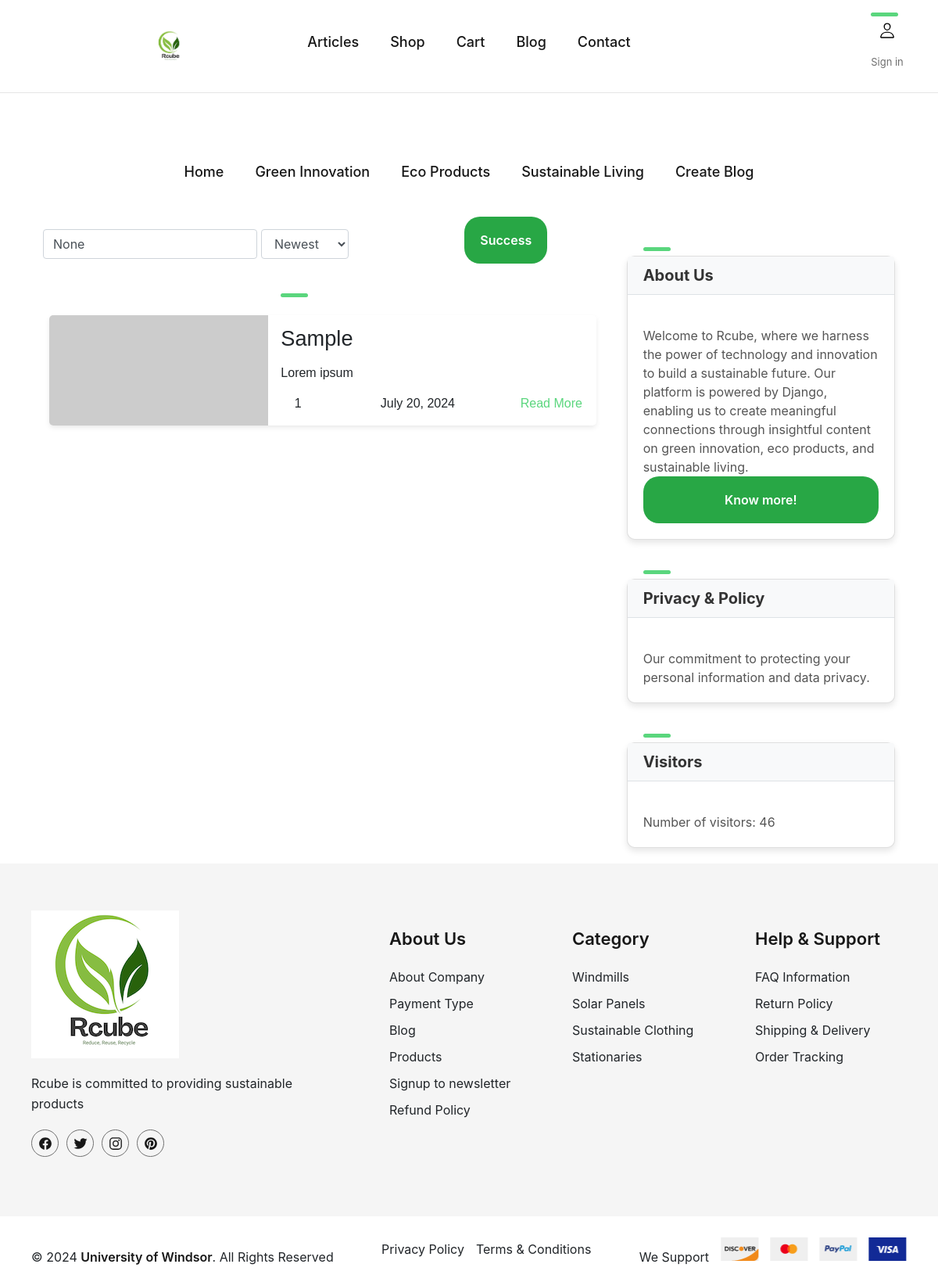
Screenshot of /blog/ with the database file from the repository.
### blog/models.py (models this page shows, shortened)
class GreenInnovation(models.Model):
    title = models.CharField(max_length=200, unique=True)
    slug = models.SlugField(max_length=200, unique=True)
    author = models.CharField(max_length=100, default="Unknown Author")
    updated_on = models.DateTimeField(auto_now=True)
    content = models.TextField()
    created_on = models.DateTimeField(auto_now_add=True)
    status = models.IntegerField(choices=STATUS, default=0)
    image = models.ImageField(upload_to='images/', blank=True, null=True)
    class Meta:
        ordering = ['-created_on']

class VisitCounter(models.Model):
    count = models.IntegerField(default=0)

### blog/views.py (the view, shortened to what this page needs)
# urls.py: path('', views.AllPostsView.as_view(), name='index'),
class AllPostsView(generic.TemplateView):
    template_name = 'blog/index.html'
    def get(self, request, *args, **kwargs):
        query = request.GET.get('q')
        sort_by = request.GET.get('sort_by', '-created_on')
        green_innovation_posts = GreenInnovation.objects.filter(status=1)
        sustainable_living_posts = SustainableLiving.objects.filter(status=1)
        eco_products_posts = EcoProducts.objects.filter(status=1)
        green_innovation_posts = green_innovation_posts.order_by(sort_by)
        sustainable_living_posts = sustainable_living_posts.order_by(sort_by)
        eco_products_posts = eco_products_posts.order_by(sort_by)
        context = self.get_context_data()
        context.update({
            'green_innovation_posts': green_innovation_posts,
            'sustainable_living_posts': sustainable_living_posts,
            'eco_products_posts': eco_products_posts,
            'sort_by': sort_by,
            'query': query,
        })
        return render(request, self.template_name, context)
    def get_context_data(self, **kwargs):
        context = super().get_context_data(**kwargs)
        visit_counter, created = VisitCounter.objects.get_or_create()
        if created:
            visit_counter.save()
        visit_counter.count += 1
        visit_counter.save()
        context['visit_counter'] = visit_counter
        return context

### blog/templates/blog/index.html (shortened to what this page needs)
<!DOCTYPE html>
<html lang="en">
<head>
    <link href="https://stackpath.bootstrapcdn.com/bootstrap/4.5.2/css/bootstrap.min.css" rel="stylesheet">
</head>
<body>
    {% extends "blog/base.html" %}
    {% block content %}
    <div class="container">
        <div class="row">
            <div class="col-md-8">
                <form method="get" class="form-inline search-sort-form" >
                    <input type="text" name="q" placeholder="Search..." value="{{ query }}" class="form-control">
                    <select name="sort_by" class="form-control">
                        <option value="-created_on" {% if sort_by == "-created_on" %}selected{% endif %}>Newest</option>
                    </select>
                    <button type="button" class="btn btn-success">Success</button>
                </form>
                <div class="row blog-cards-container">
                    {% for innovation in green_innovation_posts %}
                    <div class="col-md-12 mb-3">
                        <div class="blog-card">
                            <div class="meta" style="background-image: url({% if innovation.image %}{{ innovation.image.url }}{% else %}https://picsum.photos/500/230{% endif %});"></div>
                            <div class="details">
                                <div class="description">
                                    <h1>{{ innovation.title }}</h1>
                                    <p>{{ innovation.content|striptags|truncatewords:10 }}</p>
                                </div>
                                <div class="meta-info">
                                    <span class="author">{{ innovation.author }}</span>
                                    <span class="date">{{ innovation.created_on|date:"F j, Y" }}</span>
                                    <span class="read-more"><a href="{% url 'blog:green_innovation_detail' innovation.slug %}">Read More</a></span>
                                </div>
                            </div>
                        </div>
                    </div>
                    {% endfor %}
                </div>
            </div>
            {% block sidebar %}
            {% include 'blog/sidebar.html' %}
            {% endblock sidebar %}
        </div>
    </div>
    {% endblock %}

### blog/templates/blog/sidebar.html (shortened to what this page needs)
{% block sidebar %}
<div class="col-md-4 float-right">
    <div class="card">
        <h5 class="card-header">About Us</h5>
        <div class="card-body">
            <p class="card-text">Welcome to Rcube, where we harness the power of technology and innovation to build a sustainable future. Our platform is powered by Django, enabling us to create meaningful connections through insightful content on green innovation, eco products, and sustainable living.</p>
            <a href="{% url 'about' %}" class="btn btn-primary">Know more!</a>
        </div>
    </div>
    <div class="card">
        <h5 class="card-header">Privacy & Policy</h5>
        <div class="card-body">
            <p class="card-text">Our commitment to protecting your personal information and data privacy.</p>
        </div>
    </div>
    <div class="card">
        <h5 class="card-header">Visitors</h5>
        <div class="card-body">
            <p class="card-text">Number of visitors: {{ visit_counter.count }}</p>
        </div>
    </div>
</div>
{% endblock sidebar %}

### static/css/style.css (style rules this page uses)
:root { --middle-blue-green: hsl(176, 35%, 63%); --sonic-silver: hsl(0, 0%, 44%); --eerie-black: hsl(0, 0%, 9%); --ocean-green: hsl(148, 45%, 58%); --candy-pink: hsl(356, 65%, 63%); --cultured: hsl(0, 0%, 96%); --white: hsl(0, 0%, 100%); --black: hsl(0, 0%, 0%); --ff-jost: "Jost", sans-serif; --fs-1: 2.5rem; --fs-2: 1.75rem; --fs-3: 1.625rem; --fs-4: 1.5rem; --fs-5: 1.375rem; --fs-6: 1.25rem; --fs-7: 1.125rem; --fs-8: 0.938rem; --fs-9: 0.875rem; --fs-10: 0.813rem; --fw-500: 500; --fw-600: 600; --transition-1: 0.25s ease; --transition-2: 0.75s ease; --cubic-out: cubic-bezier(0.51, 0.03, 0.64, 0.28); --cubic-in: cubic-bezier(0.33, 0.85, 0.56, 1.02); --section-padding: 60px; }
*, *::before, *::after { margin: 0; padding: 0; box-sizing: border-box; }
a { text-decoration: none; }
a, img, span, input, button, ion-icon { display: block; }
input, button { background: none; border: none; font: inherit; }
button { text-align: left; cursor: pointer; margin-left:20%; }
input { width: 100%; outline-color: var(--middle-blue-green); }
html { font-family: var(--ff-jost); color: var(--sonic-silver); scroll-behavior: smooth; }
body { background: var(--white); padding-block: 70px; }
.container { padding-inline: 15px; }
a, button { transition: var(--transition-1); }
.btn { background: var(--background, var(--eerie-black)); color: var(--color, var(--white)); font-weight: var(--fw-600); height: var(--height, 60px); padding-inline: 50px; border: 1px solid var(--border-color, var(--eerie-black)); border-radius: 6px; display: flex; justify-content: center; align-items: center; }
@media (min-width: 480px) { :root { --fs-1: 3rem; --fs-2: 2rem; } }
@media (min-width: 580px) { :root { --fs-1: 3.75rem; --fs-2: 2.375rem; --fs-3: 2.25rem; } }
@media (min-width: 580px) { .container { max-width: 550px; margin-inline: auto; } }
@media (min-width: 768px) { .container { max-width: 700px; } }
@media (min-width: 992px) { :root { --fs-1: 5rem; } }
@media (min-width: 992px) { body { padding-block: 0; } }
@media (min-width: 992px) { .container { max-width: 950px; } }

### blog/templates/blog/index.html (style rules this page uses)
body { background-color: #f8f9fa; }
.search-sort-form input, .search-sort-form select { margin-right: 5px; margin-top: 10px; }
.blog-cards-container * { box-sizing: border-box; }
.blog-cards-container { background: #fff; padding: 50px 0; }
.blog-card { display: flex; flex-direction: row; width: 100%; max-width: 700px; margin: 1rem auto; box-shadow: 0 3px 7px -1px rgba(0, 0, 0, .1); background: #fff; line-height: 1.4; font-family: sans-serif; border-radius: 5px; overflow: hidden; transition: transform 0.3s ease, box-shadow 0.3s ease; }
.blog-card a { color: inherit; }
.meta { flex-basis: 40%; background-size: cover; background-position: center; }
.details { flex-basis: 60%; padding: 1rem; display: flex; flex-direction: column; justify-content: space-between; }
.description { flex-grow: 1; }
.description h1, .description h2 { font-family: Poppins, sans-serif; }
.description h1 { line-height: 1; margin: 0; font-size: 1.7rem; }
.meta-info { display: flex; align-items: center; justify-content: space-between; margin-top: 1rem; }
.meta-info .author:before, .meta-info .date:before { font-family: FontAwesome; margin-right: 5px; }
.author:before { content: "\f007"; }
.date:before { content: "\f133"; }
.read-more { text-align: right; }
.read-more a { color: #5ad67d; display: inline-block; position: relative; }
.read-more a:after { content: "\f061"; font-family: FontAwesome; margin-left: -10px; opacity: 0; vertical-align: middle; transition: margin .3s, opacity .3s; }
p { margin: 1rem 0 0; }
p:first-of-type { margin-top: 1.25rem; }
p:first-of-type:before { content: ""; position: absolute; height: 5px; background: #5ad67d; width: 35px; top: -0.75rem; border-radius: 3px; }

### blog/templates/blog/sidebar.html (style rules this page uses)
.card { box-shadow: 0 4px 8px rgba(0, 0, 0, 0.1); border-radius: 10px; margin-bottom: 20px; margin-top: 50px; }
.card-header { background-color: #f8f9fa; border-bottom: 1px solid #dee2e6; font-weight: bold; color: #333; }
.card-body { padding: 20px; }
.card-text { font-size: 16px; color: #555; }
.btn { background-color: #28a745; color: #fff; border: none; border-radius: 20px; padding: 10px 20px; font-size: 16px; transition: background-color 0.3s; }

### rows the page displays
GreenInnovation: title "Sample", content "Lorem ipsum", author "1", created_on "July 20, 2024"
VisitCounter: count "46"
